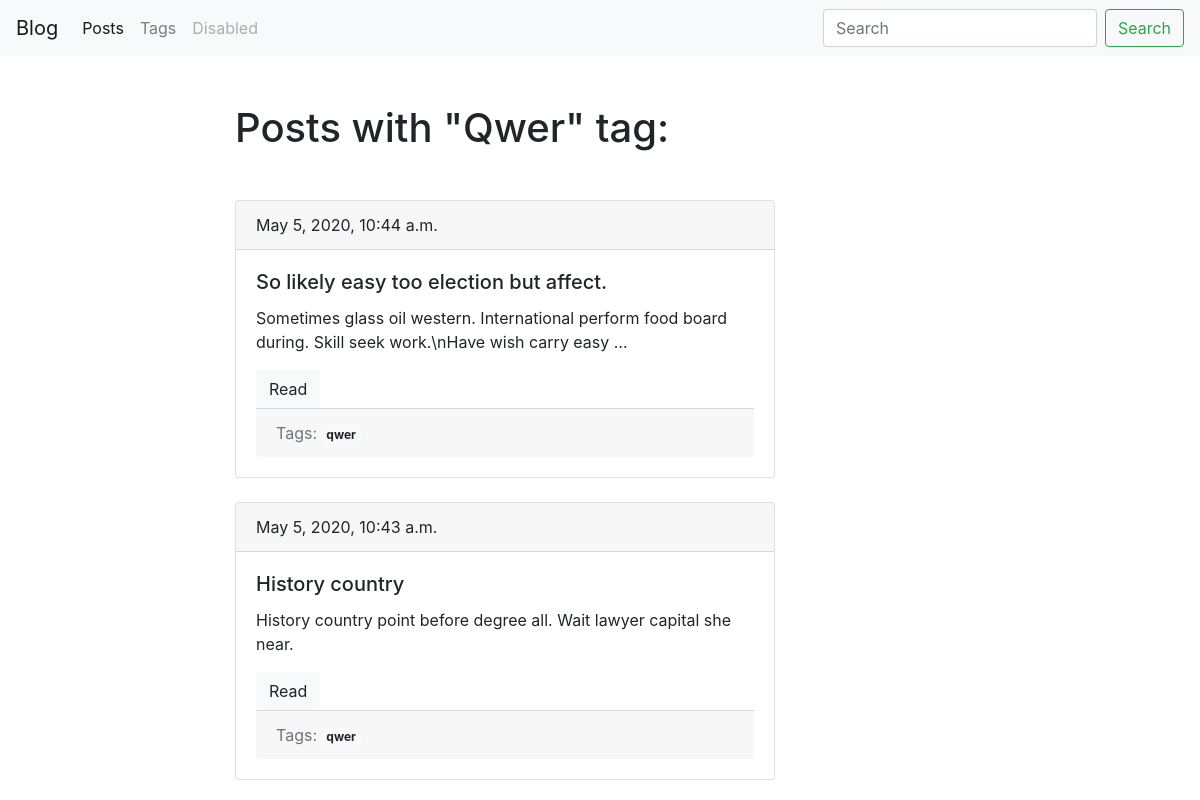
Screenshot of /blog/tag/qwer/ with the database file from the repository.
### blog/models.py (models this page shows, shortened)
class Tag(models.Model):
    title = models.CharField(max_length=50)
    slug = models.SlugField(max_length=70, blank=True, unique=True)
    def get_absolute_url(self):
        return reverse('tag_detail_url', kwargs={'slug': self.slug})
    class Meta:
        ordering = ['title']

class Post(models.Model):
    title = models.CharField(max_length=150, db_index=True)
    slug = models.SlugField(max_length=200, blank=True, unique=True)
    body = models.TextField(blank=True, db_index=True)
    tags = models.ManyToManyField('Tag', blank=True, related_name='posts')
    date_pub = models.DateTimeField(auto_now_add=True)
    def get_absolute_url(self):
        return reverse('post_detail_url', kwargs={'slug': self.slug})
    class Meta:
        ordering = ['-date_pub']

### blog/views.py (the view)
# urls.py: path('tag/<str:slug>/', TagDetail.as_view(), name='tag_detail_url'),
class TagDetail(ObjectDetailMixin, View):
    model = Tag
    template = 'blog/tag_detail.html'

### blog/utils.py (called while the page is built)
    def get(self, request, slug):
        obj = get_object_or_404(self.model, slug__iexact=slug)
        return render(request,
                      self.template,
                      {self.model.__name__.lower(): obj, 'admin_obj': obj, 'detail_page': True})

### blog/templates/blog/tag_detail.html (shortened to what this page needs)
{% extends 'blog/base_blog.html' %}
{% block content %}
    <h1 class="mb-5">Posts with "{{ tag.title|title }}" tag:</h1>
        {% for post in tag.posts.all %}
            {% include 'blog/includes/post_card_template.html' %}
        {% endfor %}
{% endblock %}

### blog/templates/blog/includes/post_card_template.html
<div class="card mb-4">
    <div class="card-header">
        {{ post.date_pub }}
    </div>
    <div class="card-body">
        <h5 class="card-title">{{ post.title }}</h5>
        <p class="card-text">{{ post.body|truncatewords:15 }}</p>
        <a href="{{ post.get_absolute_url }}" class="btn btn-light">Read</a>
        <div class="card-footer text-muted">
            Tags:
            {% for tag in post.tags.all %}
               <a href="{{ tag.get_absolute_url }}" class="badge badge-light">{{ tag.title }}</a>
            {% endfor %}
        </div>
    </div>
</div>

### rows the page displays
Tag: title "Qwer", title "qwer"
Post: date_pub "May 5, 2020, 10:44 a.m.", title "So likely easy too election but affect.", body "Sometimes glass oil western. International perform food board during. Skill seek work.\\nHave wish carry easy …"
Post: date_pub "May 5, 2020, 10:43 a.m.", title "History country", body "History country point before degree all. Wait lawyer capital she near."
